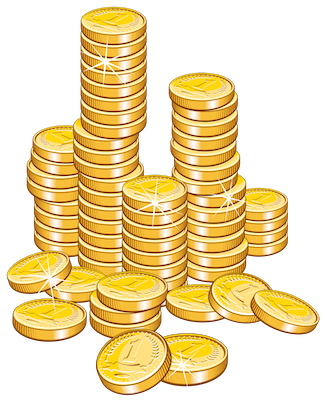
#> input picture photo.png, 325 x 400 px
$ python image_processing.py
#> lines starting #> are read from the running program, lines starting #| are printed output that depends on the picture
from PIL import Image


def get_area(image, bottom_right, top_left=(0, 0)):
    return [
        image.getpixel((x, y))
        for y in range(top_left[0], bottom_right[0])
            for x in range(top_left[1], bottom_right[1])
    ]

def get_grayscale(r, g, b):
    """grayscale projection of an rgb pixel"""
    return 0.2989 * r + 0.5870 * g + 0.1140 * b

def get_average(pixels):
    """intensity of pixel in percent"""
    avg = sum(pixels) / len(pixels)
    return avg / 255 * 100

def get_intensity(filename, pixel_area=None):
    # 1. Load Image
#> called with filename = 'photo.png', pixel_area = ((100, 200), (20, 50))
    image = Image.open(filename).convert('RGB')
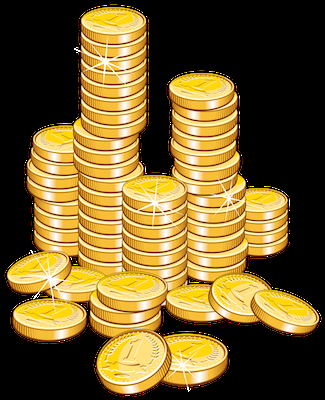
#> image: PIL image 325x400 RGB; mean R, G, B 116.1, 93.8, 43.3

    # 2. Get Area of image
    if not pixel_area:
        bottom_right = image.height, image.width
        top_left = (0, 0)
    else:
        bottom_right, top_left = pixel_area

    pixel_area = get_area(image, bottom_right, top_left)
#> pixel_area = 12000 items, first 6: (0, 0, 0), (0, 0, 0), (0, 0, 0), (0, 0, 0), (0, 0, 0), (0, 0, 0)

    # 3. Convert to grayscale
    grayscale_pixels = [get_grayscale(*pixel) for pixel in pixel_area]
#> grayscale_pixels = 12000 values, max 255 at index 2324, min 0 at index 0, mean 94.23

    # 4. Calculate average intensity
    return get_average(grayscale_pixels)
#> in get_average, `avg = sum(pixels) / len(pixels)`: avg = 94.23


if __name__ == '__main__':
    filename = 'photo.png'
    area = ((100, 200), (20, 50))   # bottom xy, top xy

    print('{} {}px to {}px average intensity is: {}%'.format(
        filename,
        area[1],
        area[0],
        get_intensity(filename, area),
    ))
    # photo.png (20, 50)px to (100, 200)px average intensity is: 36.9520728758%

    # To do lots of images, use a loop
    # for image in image_names:
    #     print(get_intensity(image))
